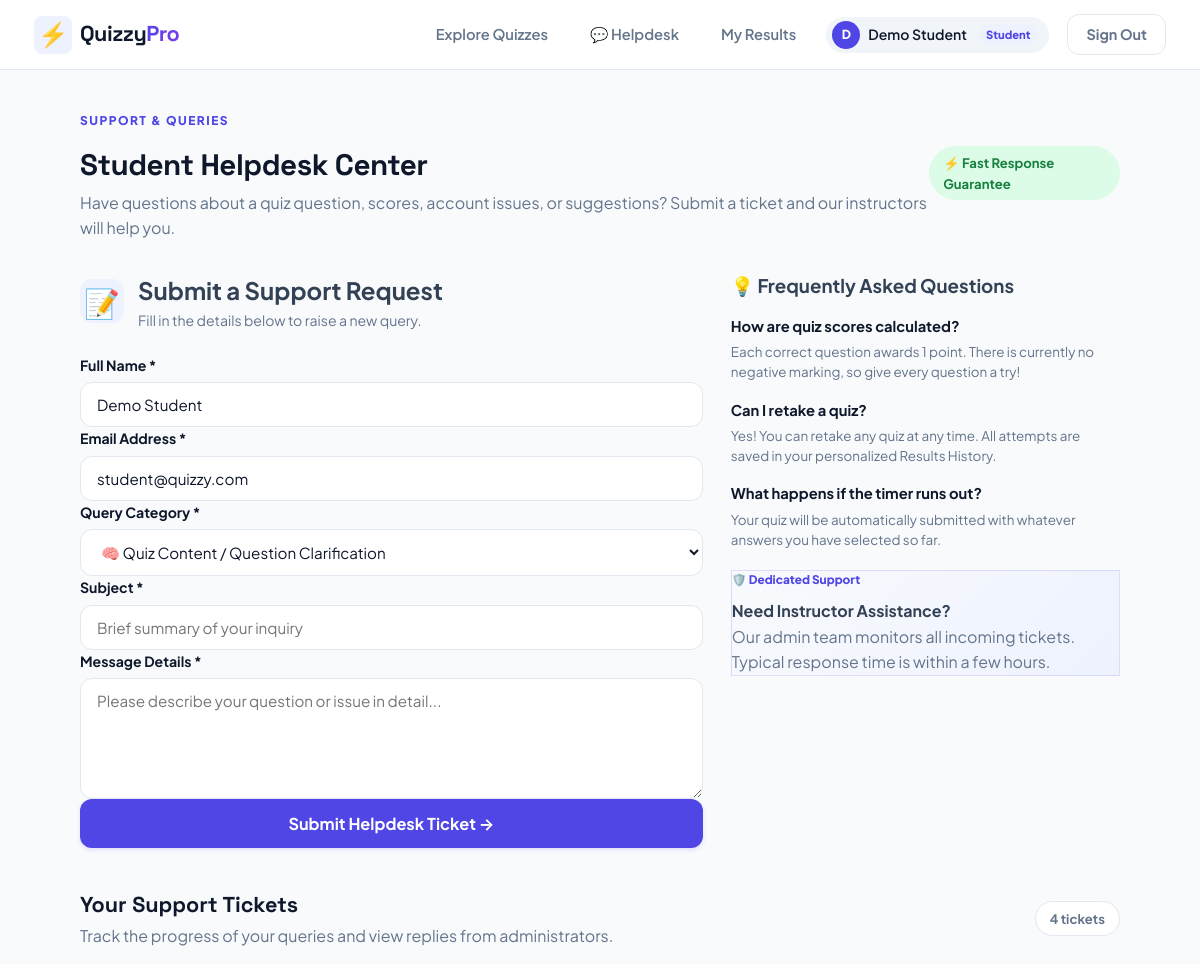
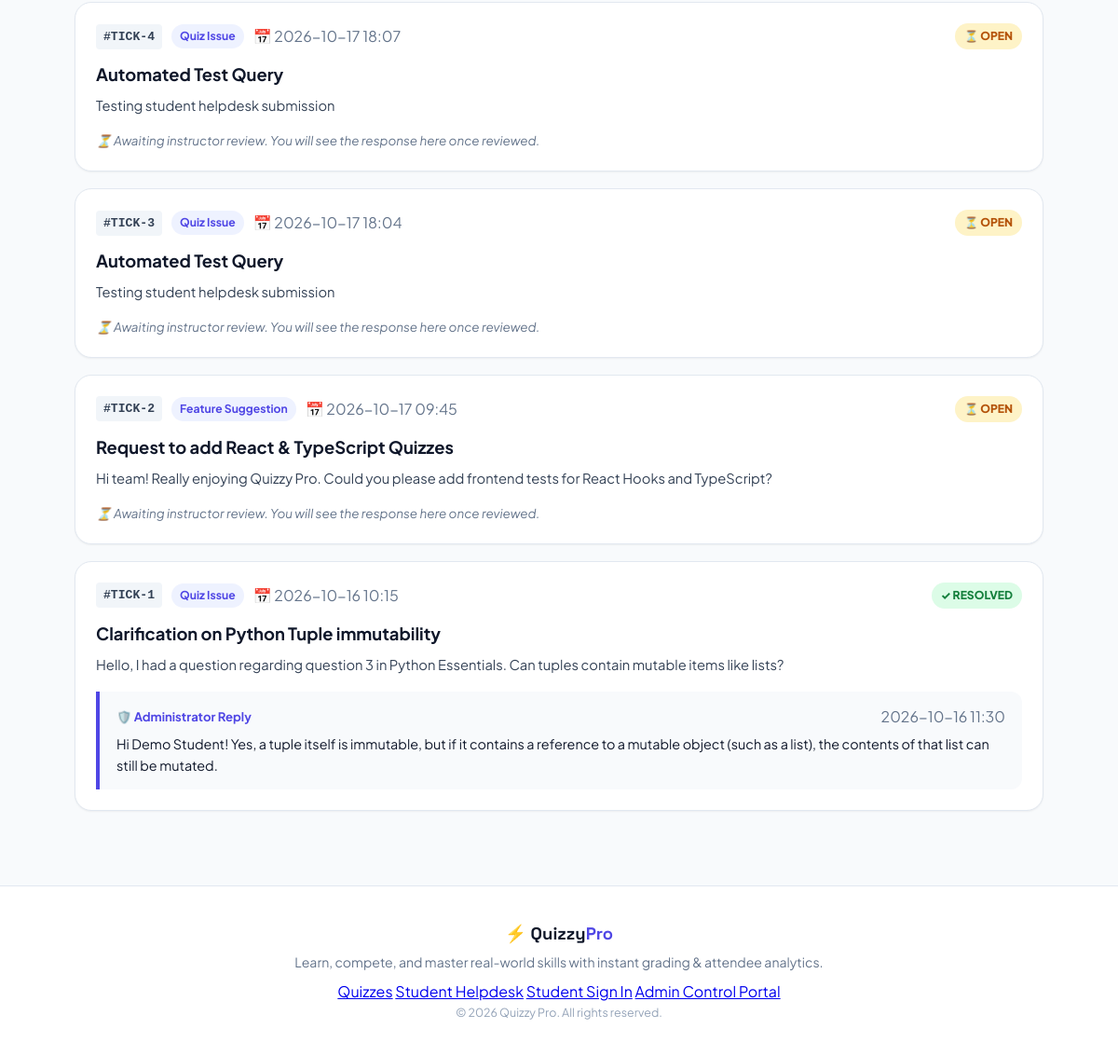
/helpdesk (signed in), run on the app's committed database (2 pictures, top to bottom).
### tables this page shows
CREATE TABLE helpdesk_tickets (
            id INTEGER PRIMARY KEY AUTOINCREMENT,
            user_id INTEGER,
            name TEXT NOT NULL,
            email TEXT NOT NULL,
            category TEXT NOT NULL DEFAULT 'General',
            subject TEXT NOT NULL,
            message TEXT NOT NULL,
            status TEXT NOT NULL DEFAULT 'Open',
            admin_reply TEXT,
            created_at TEXT NOT NULL,
            replied_at TEXT,
            FOREIGN KEY(user_id) REFERENCES users(id) ON DELETE SET NULL
        );

### app.py (the view, shortened to what this page needs)
@app.route("/helpdesk", methods=["GET", "POST"])
def helpdesk():
    user = session.get("user")
    my_tickets = []
    if user:
        with db() as con:
            my_tickets = con.execute("""
                SELECT * FROM helpdesk_tickets
                WHERE user_id = ? OR email = ?
                ORDER BY id DESC
            """, (user["id"], user["email"])).fetchall()
    return render_template("helpdesk.html", my_tickets=my_tickets)

### app.py (called while the page is built, shortened)
def db():
    con = sqlite3.connect(DB)
    con.row_factory = sqlite3.Row
    con.execute("PRAGMA foreign_keys = ON;")
    return con

@app.context_processor
def inject_globals():
    user = session.get("user")
    open_tickets = 0
    return {
        "current_user": user,
        "admin_open_tickets": open_tickets
    }

### templates/helpdesk.html (shortened to what this page needs)
{% extends "base.html" %}
{% block content %}
<div class="helpdesk-page">
  <div class="section-head helpdesk-hero">
    <div>
      <div class="eyebrow">SUPPORT & QUERIES</div>
      <h1>Student Helpdesk Center</h1>
      <p class="muted">Have questions about a quiz question, scores, account issues, or suggestions? Submit a ticket and our instructors will help you.</p>
    </div>
    <div class="helpdesk-badge-pill">
      <span>⚡ Fast Response Guarantee</span>
    </div>
  </div>
  <div class="helpdesk-grid">
    <div class="card helpdesk-form-card">
      <div class="card-header-styled">
        <span class="card-icon-styled">📝</span>
        <div>
          <h2>Submit a Support Request</h2>
          <p class="card-subtitle muted">Fill in the details below to raise a new query.</p>
        </div>
      </div>
      <form method="post" action="{{ url_for('helpdesk') }}" class="helpdesk-form">
        <div class="form-row">
          <div class="form-group flex-1">
            <label for="name" class="form-label">Full Name *</label>
            <input
              type="text"
              id="name"
              name="name"
              class="form-input"
              placeholder="Your name"
              value="{{ current_user.name if current_user else '' }}"
              required
            >
          </div>
          <div class="form-group flex-1">
            <label for="email" class="form-label">Email Address *</label>
            <input
              type="email"
              id="email"
              name="email"
              class="form-input"
              placeholder="you@example.com"
              value="{{ current_user.email if current_user else '' }}"
              required
            >
          </div>
        </div>
        <div class="form-group">
          <label for="category" class="form-label">Query Category *</label>
          <select id="category" name="category" class="form-input" required>
            <option value="Quiz Issue">🧠 Quiz Content / Question Clarification</option>
          </select>
        </div>
        <div class="form-group">
          <label for="subject" class="form-label">Subject *</label>
          <input
            type="text"
            id="subject"
            name="subject"
            class="form-input"
            placeholder="Brief summary of your inquiry"
            required
          >
        </div>
        <div class="form-group">
          <label for="message" class="form-label">Message Details *</label>
          <textarea
            id="message"
            name="message"
            class="form-input form-textarea"
            rows="5"
            placeholder="Please describe your question or issue in detail..."
            required
          ></textarea>
        </div>
        <button type="submit" class="button button-lg button-full">
          Submit Helpdesk Ticket →
        </button>
      </form>
    </div>
    <div class="helpdesk-sidebar">
      <div class="card helpdesk-info-card">
        <h3>💡 Frequently Asked Questions</h3>
        <div class="faq-list">
          <div class="faq-item">
            <strong>How are quiz scores calculated?</strong>
            <p class="muted">Each correct question awards 1 point. There is currently no negative marking, so give every question a try!</p>
          </div>
          <div class="faq-item">
            <strong>Can I retake a quiz?</strong>
            <p class="muted">Yes! You can retake any quiz at any time. All attempts are saved in your personalized Results History.</p>
          </div>
          <div class="faq-item">
            <strong>What happens if the timer runs out?</strong>
            <p class="muted">Your quiz will be automatically submitted with whatever answers you have selected so far.</p>
          </div>
        </div>
      </div>
      <div class="card helpdesk-contact-card">
        <div class="contact-pill">🛡️ Dedicated Support</div>
        <h4>Need Instructor Assistance?</h4>
        <p class="muted">Our admin team monitors all incoming tickets. Typical response time is within a few hours.</p>
      </div>
    </div>
  </div>
  {% if current_user %}
    <div class="my-tickets-section">
      <div class="section-subhead">
        <div>
          <h2>Your Support Tickets</h2>
          <p class="muted">Track the progress of your queries and view replies from administrators.</p>
        </div>
        <span class="count-badge">{{ my_tickets|length }} tickets</span>
      </div>
      {% if my_tickets %}
        <div class="tickets-stack">
          {% for t in my_tickets %}
            <div class="ticket-card ticket-status-{{ t.status|lower|replace(' ', '-') }}">
              <div class="ticket-top">
                <div class="ticket-meta-left">
                  <span class="ticket-id">#TICK-{{ t.id }}</span>
                  <span class="ticket-cat-badge">{{ t.category }}</span>
                  <span class="ticket-date muted">📅 {{ t.created_at }}</span>
                </div>
                <div class="ticket-status-pill status-pill-{{ t.status|lower|replace(' ', '-') }}">
                  {% if t.status == 'Resolved' %}✓ Resolved
                  {% elif t.status == 'In Progress' %}⚙ In Progress
                  {% else %}⏳ Open
                  {% endif %}
                </div>
              </div>
              <h3 class="ticket-subject">{{ t.subject }}</h3>
              <p class="ticket-message">{{ t.message }}</p>
              {% if t.admin_reply %}
                <div class="admin-reply-box">
                  <div class="reply-header">
                    <span class="reply-badge">🛡️ Administrator Reply</span>
                    <span class="reply-time muted">{{ t.replied_at }}</span>
                  </div>
                  <p class="reply-content">{{ t.admin_reply }}</p>
                </div>
              {% else %}
                <div class="reply-pending-notice muted">
                  ⏳ Awaiting instructor review. You will see the response here once reviewed.
                </div>
              {% endif %}
            </div>
          {% endfor %}
        </div>
      {% else %}
        <div class="empty-state">
          <div class="empty-icon">📨</div>
          <h3>No support tickets yet</h3>
          <p class="muted">If you have any doubt, fill out the form above to reach our instructors.</p>
        </div>
      {% endif %}
    </div>
  {% endif %}
</div>
{% endblock %}

### data on the page
helpdesk_tickets: id "4", category "Quiz Issue", created_at "2026-10-17 18:07", status "⏳ OPEN", subject "Automated Test Query", message "Testing student helpdesk submission", shows "⏳ Awaiting instructor review. You will see the response here once reviewed."
helpdesk_tickets: id "3", category "Quiz Issue", created_at "2026-10-17 18:04", status "⏳ OPEN", subject "Automated Test Query", message "Testing student helpdesk submission", shows "⏳ Awaiting instructor review. You will see the response here once reviewed."
helpdesk_tickets: id "2", category "Feature Suggestion", created_at "2026-10-17 09:45", status "⏳ OPEN", subject "Request to add React & TypeScript Quizzes", message "Hi team! Really enjoying Quizzy Pro. Could you please add frontend tests for React Hooks and TypeScript?", shows "⏳ Awaiting instructor review. You will see the response here once reviewed."
helpdesk_tickets: id "1", category "Quiz Issue", created_at "2026-10-16 10:15", status "✓ RESOLVED", subject "Clarification on Python Tuple immutability", message "Hello, I had a question regarding question 3 in Python Essentials. Can tuples contain mutable items like lists?", replied_at "2026-10-16 11:30", admin_reply "Hi Demo Student! Yes, a tuple itself is immutable, but if it contains a reference to a mutable object (such as a list), the contents of that list can still be mutated."

### other printed values
{{ current_user.name[:1]|upper }} "D"
{{ current_user.name }} "Demo Student"
{{ current_user.role|capitalize }} "Student"
{{ my_tickets|length }} "4"
